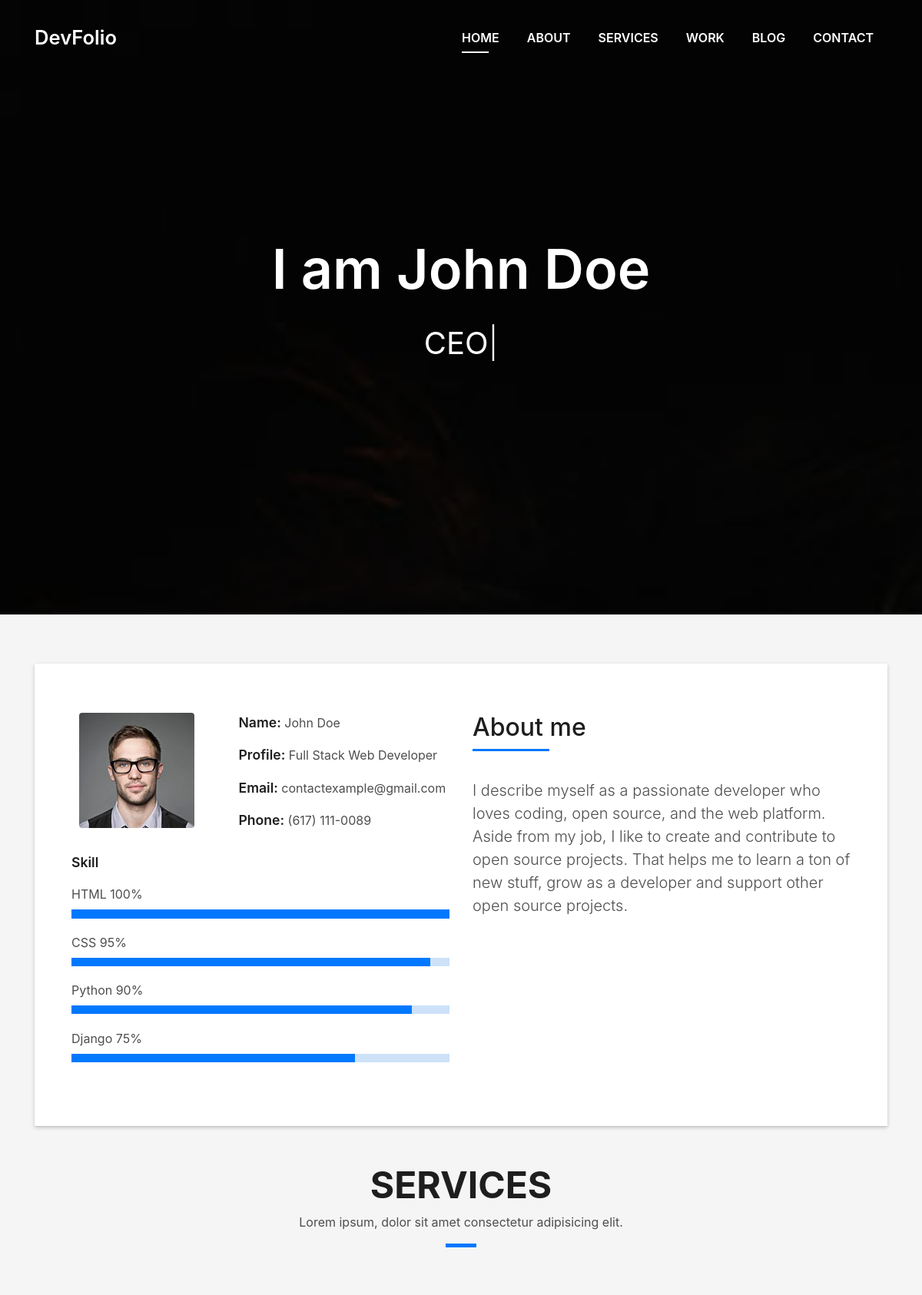
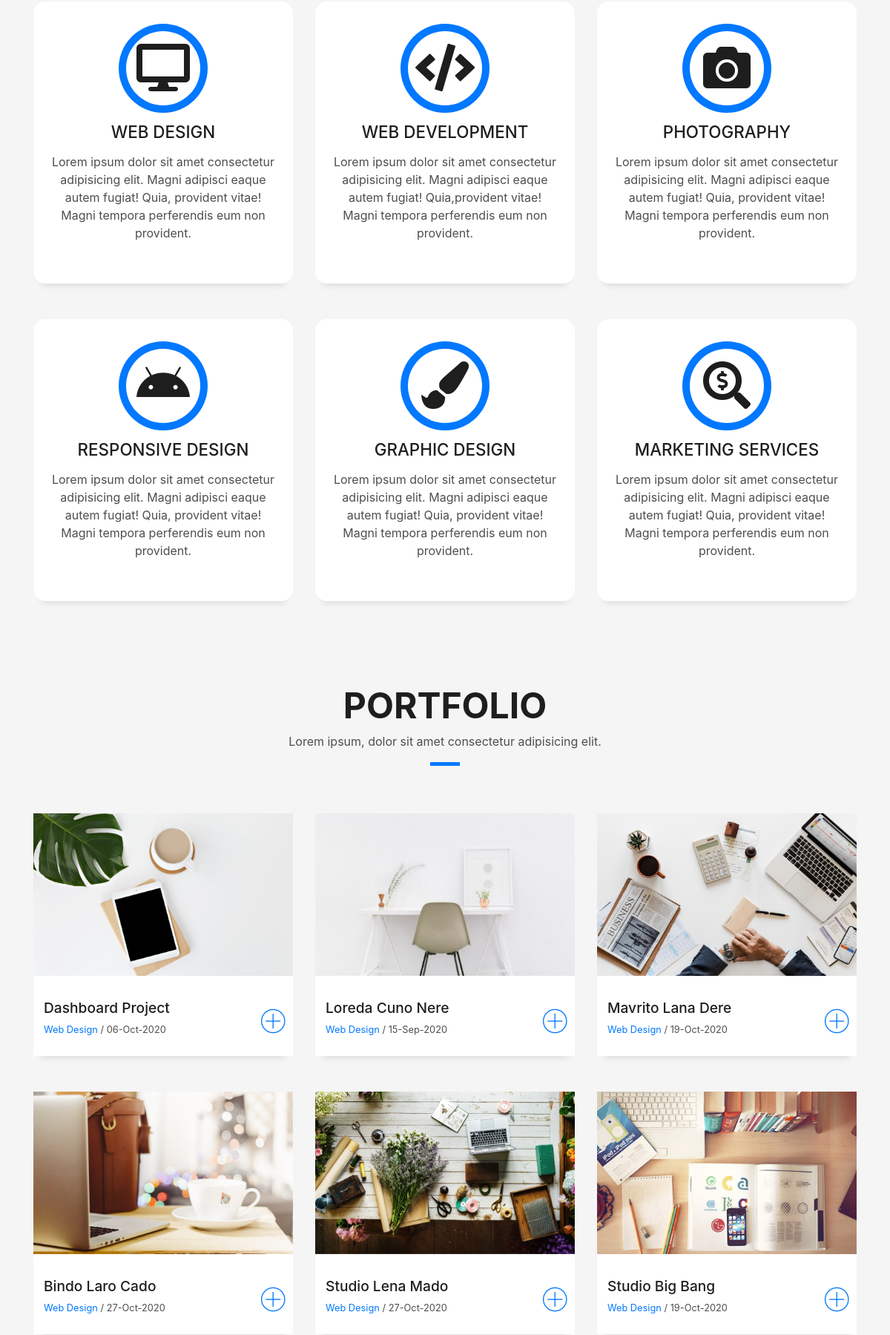
The page / (upper part) on the database its author committed (2 pictures, top to bottom).
### base/models.py (models this page shows, shortened)
class About(models.Model):
    name = models.CharField(max_length=100)
    description = models.TextField()
    profile = models.CharField(max_length=100)
    roles = models.CharField(max_length=200)
    picture = models.ImageField(null=True,blank=True,upload_to="images",default="placeholder.png")
    background_image = models.ImageField(null=True,blank=True,upload_to="images",default="placeholder.png")
    email = models.EmailField()
    address = models.CharField(max_length=100)
    phone = models.CharField(max_length=20)
    contact_text = models.TextField()
    facebook = models.URLField()
    twitter = models.URLField()
    instagram = models.URLField()
    pinterest = models.URLField()
    class Meta:
        verbose_name = "About me"
        verbose_name_plural = "About me"

class Skill(models.Model):
    name = models.CharField(max_length=100)
    level = models.CharField(max_length=100,default='0')

class Service(models.Model):
    title = models.CharField(max_length=100)
    icon = models.CharField(max_length=50)
    description = models.TextField()

class Project(models.Model):
    title = models.CharField(max_length=100)
    picture = models.ImageField(null=True,blank=True,upload_to="images",default="placeholder.png")
    tag = models.CharField(max_length=50)
    created = models.DateTimeField()
    link = models.URLField()

### base/views.py (the view)
# urls.py: path('', views.home, name="home"),
def home(request):
    posts = Post.objects.filter(active=True,featured=True)[0:3]
    me = About.objects.first()
    skills = Skill.objects.all()
    services = Service.objects.all()
    projects = Project.objects.all()
    context = {'posts':posts,'me':me,'skills':skills,'services':services,'projects':projects}
    return render(request, 'base/index.html',context)

### base/templates/base/index.html (shortened to what this page needs)
{% extends 'base/main.html' %}
{% load static %}
{% block content %}
  <nav class="navbar navbar-b navbar-trans navbar-expand-md fixed-top" id="mainNav">
    <div class="container">
      <a class="navbar-brand js-scroll" href="#page-top">DevFolio</a>
      <div class="navbar-collapse collapse justify-content-end" id="navbarDefault">
        <ul class="navbar-nav">
          <li class="nav-item">
            <a class="nav-link js-scroll active" href="#home">Home</a>
          </li>
          <li class="nav-item">
            <a class="nav-link js-scroll" href="#about">About</a>
          </li>
          <li class="nav-item">
            <a class="nav-link js-scroll" href="#service">Services</a>
          </li>
          <li class="nav-item">
            <a class="nav-link js-scroll" href="#work">Work</a>
          </li>
          <li class="nav-item">
            <a class="nav-link js-scroll" href="#blog">Blog</a>
          </li>
          <li class="nav-item">
            <a class="nav-link js-scroll" href="#contact">Contact</a>
          </li>
        </ul>
      </div>
    </div>
  </nav>
  <div id="home" class="intro route bg-image" style="background-image: url({{me.background_image.url}})">
    <div class="overlay-itro"></div>
    <div class="intro-content display-table">
      <div class="table-cell">
        <div class="container">
          <h1 class="intro-title mb-4">I am {{me.name}}</h1>
          <p class="intro-subtitle"><span class="text-slider-items">{{me.roles}}</span><strong class="text-slider"></strong></p>
        </div>
      </div>
    </div>
  </div>
  <section id="about" class="about-mf sect-pt4 route">
    <div class="container">
      <div class="row">
        <div class="col-sm-12">
          <div class="box-shadow-full">
            <div class="row">
              <div class="col-md-6">
                <div class="row">
                  <div class="col-sm-6 col-md-5">
                    <div class="about-img">
                      <img src="{{me.picture.url}}" class="img-fluid rounded b-shadow-a" alt="">
                    </div>
                  </div>
                  <div class="col-sm-6 col-md-7">
                    <div class="about-info">
                      <p><span class="title-s">Name: </span> <span>{{me.name}}</span></p>
                      <p><span class="title-s">Profile: </span> <span>{{me.profile}}</span></p>
                      <p><span class="title-s">Email: </span> <span>{{me.email}}</span></p>
                      <p><span class="title-s">Phone: </span> <span>{{me.phone}}</span></p>
                    </div>
                  </div>
                </div>
                <div class="skill-mf">
                  <p class="title-s">Skill</p>
                 {% for skill in skills %}
                  <span>{{skill.name}}</span> <span class="pull-right">{{skill.level}}%</span>
                  <div class="progress">
                    <div class="progress-bar" role="progressbar" style="width: {{skill.level}}%;" aria-valuenow="{{skill.level}}" aria-valuemin="0"
                      aria-valuemax="100"></div>
                  </div>
                  {% endfor %}
                </div>
              </div>
              <div class="col-md-6">
                <div class="about-me pt-4 pt-md-0">
                  <div class="title-box-2">
                    <h5 class="title-left">
                      About me
                    </h5>
                  </div>
                  <p class="lead">
                   {{me.description}}
                  </p>
                </div>
              </div>
            </div>
          </div>
        </div>
      </div>
    </div>
  </section>
  <section id="service" class="services-mf route">
    <div class="container">
      <div class="row">
        <div class="col-sm-12">
          <div class="title-box text-center">
            <h3 class="title-a">
              Services
            </h3>
            <p class="subtitle-a">
              Lorem ipsum, dolor sit amet consectetur adipisicing elit.
            </p>
            <div class="line-mf"></div>
          </div>
        </div>
      </div>
      <div class="row">
      {% for service in services %}
        <div class="col-md-4">
          <div class="service-box">
            <div class="service-ico">
              <span class="ico-circle"><i class="{{service.icon}}"></i></span>
            </div>
            <div class="service-content">
              <h2 class="s-title">{{service.title}}</h2>
              <p class="s-description text-center">
                {{service.description}}
              </p>
            </div>
          </div>
        </div>
      {% endfor %}
      </div>
    </div>
  </section>
  <section id="work" class="portfolio-mf sect-pt4 route">
    <div class="container">
      <div class="row">
        <div class="col-sm-12">
          <div class="title-box text-center">
            <h3 class="title-a">
              Portfolio
            </h3>
            <p class="subtitle-a">
              Lorem ipsum, dolor sit amet consectetur adipisicing elit.
            </p>
            <div class="line-mf"></div>
          </div>
        </div>
      </div>
      <div class="row">
      {% for project in projects %}
        <div class="col-md-4">
          <div class="work-box">
            <a href="{{project.picture.url}}" data-lightbox="gallery-mf">
              <div class="work-img">
                <img src="{{project.picture.url}}" alt="" class="img-fluid">
              </div>
            </a>
              <div class="work-content">
              <a href="{{project.link}}" class="work-link">
                <div class="row">
                  <div class="col-sm-8">
                    <h2 class="w-title">{{project.title}}</h2>
                    <div class="w-more">
                      <span class="w-ctegory">{{project.tag}} </span> / <span class="w-date">{{project.created|date:"d-M-Y"}}</span>
                    </div>
                  </div>
                  <div class="col-sm-4">
                    <div class="w-like">
                      <span class="ion-ios-plus-outline"></span>
                    </div>
                  </div>
                </div>
              </a>
              </div>
          </div>
        </div>
      {% endfor %}
      </div>
    </div>
  </section>
 {% endblock content %}

### rows shown on the page
About: background_image (picture), name "John Doe", picture (picture), profile "Full Stack Web Developer", email "contactexample@gmail.com", phone "(617) 111-0089", description "I describe myself as a passionate developer who loves coding, open source, and the web platform. Aside from my job, I like to create and contribute to open source projects. That helps me to learn a ton of new stuff, grow as a developer and support other open source projects."
Skill: name "HTML", level "100"
Skill: name "CSS", level "95"
Skill: name "Python", level "90"
Skill: name "Django", level "75"
Service: title "WEB DESIGN", description "Lorem ipsum dolor sit amet consectetur adipisicing elit. Magni adipisci eaque autem fugiat! Quia, provident vitae! Magni tempora perferendis eum non provident."
Service: title "WEB DEVELOPMENT", description "Lorem ipsum dolor sit amet consectetur adipisicing elit. Magni adipisci eaque autem fugiat! Quia,provident vitae! Magni tempora perferendis eum non provident."
Service: title "PHOTOGRAPHY", description "Lorem ipsum dolor sit amet consectetur adipisicing elit. Magni adipisci eaque autem fugiat! Quia, provident vitae! Magni tempora perferendis eum non provident."
Service: title "RESPONSIVE DESIGN", description "Lorem ipsum dolor sit amet consectetur adipisicing elit. Magni adipisci eaque autem fugiat! Quia, provident vitae! Magni tempora perferendis eum non provident."
Service: title "GRAPHIC DESIGN", description "Lorem ipsum dolor sit amet consectetur adipisicing elit. Magni adipisci eaque autem fugiat! Quia, provident vitae! Magni tempora perferendis eum non provident."
Service: title "MARKETING SERVICES", description "Lorem ipsum dolor sit amet consectetur adipisicing elit. Magni adipisci eaque autem fugiat! Quia, provident vitae! Magni tempora perferendis eum non provident."
Project: picture (picture), title "Dashboard Project", tag "Web Design", created "06-Oct-2020"
Project: picture (picture), title "Loreda Cuno Nere", tag "Web Design", created "15-Sep-2020"
Project: picture (picture), title "Mavrito Lana Dere", tag "Web Design", created "19-Oct-2020"
Project: picture (picture), title "Bindo Laro Cado", tag "Web Design", created "27-Oct-2020"
Project: picture (picture), title "Studio Lena Mado", tag "Web Design", created "27-Oct-2020"
Project: picture (picture), title "Studio Big Bang", tag "Web Design", created "19-Oct-2020"
